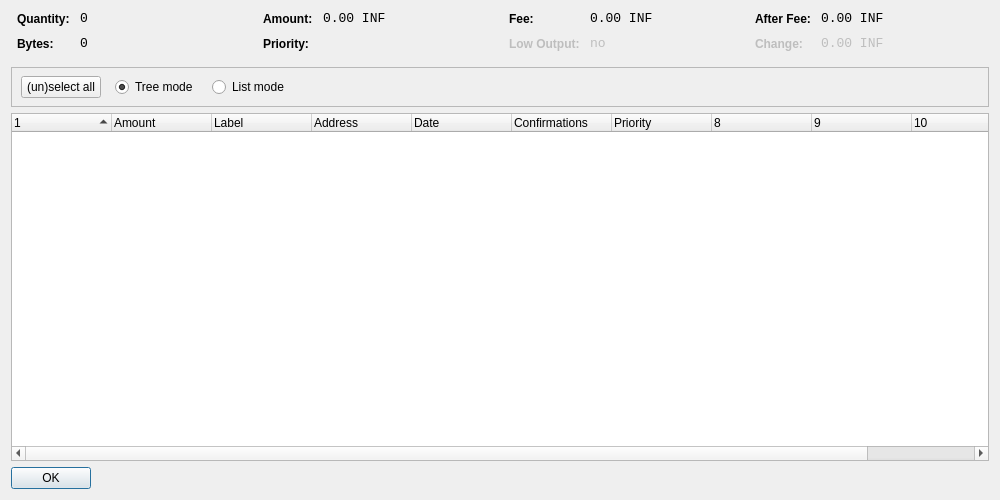
<?xml version="1.0" encoding="UTF-8"?>
<ui version="4.0">
 <class>CoinControlDialog</class>
 <widget class="QDialog" name="CoinControlDialog">
  <property name="geometry">
   <rect>
    <x>0</x>
    <y>0</y>
    <width>1000</width>
    <height>500</height>
   </rect>
  </property>
  <property name="windowTitle">
   <string>Coin Control</string>
  </property>
  <layout class="QVBoxLayout" name="verticalLayout">
   <item>
    <layout class="QHBoxLayout" name="horizontalLayoutTop" stretch="0,0,0,0">
     <property name="topMargin">
      <number>0</number>
     </property>
     <property name="bottomMargin">
      <number>10</number>
     </property>
     <item>
      <layout class="QFormLayout" name="formLayoutCoinControl1">
       <property name="horizontalSpacing">
        <number>10</number>
       </property>
       <property name="verticalSpacing">
        <number>10</number>
       </property>
       <property name="leftMargin">
        <number>6</number>
       </property>
       <property name="rightMargin">
        <number>6</number>
       </property>
       <item row="0" column="0">
        <widget class="QLabel" name="labelCoinControlQuantityText">
         <property name="styleSheet">
          <string notr="true">font-weight:bold;</string>
         </property>
         <property name="text">
          <string>Quantity:</string>
         </property>
        </widget>
       </item>
       <item row="0" column="1">
        <widget class="QLabel" name="labelCoinControlQuantity">
         <property name="font">
          <font>
           <family>Monospace</family>
           <pointsize>10</pointsize>
          </font>
         </property>
         <property name="cursor">
          <cursorShape>IBeamCursor</cursorShape>
         </property>
         <property name="contextMenuPolicy">
          <enum>Qt::ActionsContextMenu</enum>
         </property>
         <property name="text">
          <string notr="true">0</string>
         </property>
         <property name="textInteractionFlags">
          <set>Qt::LinksAccessibleByMouse|Qt::TextSelectableByKeyboard|Qt::TextSelectableByMouse</set>
         </property>
        </widget>
       </item>
       <item row="1" column="0">
        <widget class="QLabel" name="labelCoinControlBytesText">
         <property name="styleSheet">
          <string notr="true">font-weight:bold;</string>
         </property>
         <property name="text">
          <string>Bytes:</string>
         </property>
        </widget>
       </item>
       <item row="1" column="1">
        <widget class="QLabel" name="labelCoinControlBytes">
         <property name="font">
          <font>
           <family>Monospace</family>
           <pointsize>10</pointsize>
          </font>
         </property>
         <property name="cursor">
          <cursorShape>IBeamCursor</cursorShape>
         </property>
         <property name="contextMenuPolicy">
          <enum>Qt::ActionsContextMenu</enum>
         </property>
         <property name="text">
          <string notr="true">0</string>
         </property>
         <property name="textInteractionFlags">
          <set>Qt::LinksAccessibleByMouse|Qt::TextSelectableByKeyboard|Qt::TextSelectableByMouse</set>
         </property>
        </widget>
       </item>
      </layout>
     </item>
     <item>
      <layout class="QFormLayout" name="formLayoutCoinControl2">
       <property name="horizontalSpacing">
        <number>10</number>
       </property>
       <property name="verticalSpacing">
        <number>10</number>
       </property>
       <property name="leftMargin">
        <number>6</number>
       </property>
       <property name="rightMargin">
        <number>6</number>
       </property>
       <item row="0" column="0">
        <widget class="QLabel" name="labelCoinControlAmountText">
         <property name="styleSheet">
          <string notr="true">font-weight:bold;</string>
         </property>
         <property name="text">
          <string>Amount:</string>
         </property>
        </widget>
       </item>
       <item row="0" column="1">
        <widget class="QLabel" name="labelCoinControlAmount">
         <property name="font">
          <font>
           <family>Monospace</family>
           <pointsize>10</pointsize>
          </font>
         </property>
         <property name="cursor">
          <cursorShape>IBeamCursor</cursorShape>
         </property>
         <property name="contextMenuPolicy">
          <enum>Qt::ActionsContextMenu</enum>
         </property>
         <property name="text">
          <string notr="true">0.00 INF</string>
         </property>
         <property name="textInteractionFlags">
          <set>Qt::LinksAccessibleByMouse|Qt::TextSelectableByKeyboard|Qt::TextSelectableByMouse</set>
         </property>
        </widget>
       </item>
       <item row="1" column="0">
        <widget class="QLabel" name="labelCoinControlPriorityText">
         <property name="styleSheet">
          <string notr="true">font-weight:bold;</string>
         </property>
         <property name="text">
          <string>Priority:</string>
         </property>
        </widget>
       </item>
       <item row="1" column="1">
        <widget class="QLabel" name="labelCoinControlPriority">
         <property name="font">
          <font>
           <family>Monospace</family>
           <pointsize>10</pointsize>
          </font>
         </property>
         <property name="cursor">
          <cursorShape>IBeamCursor</cursorShape>
         </property>
         <property name="contextMenuPolicy">
          <enum>Qt::ActionsContextMenu</enum>
         </property>
         <property name="text">
          <string/>
         </property>
         <property name="textInteractionFlags">
          <set>Qt::LinksAccessibleByMouse|Qt::TextSelectableByKeyboard|Qt::TextSelectableByMouse</set>
         </property>
        </widget>
       </item>
      </layout>
     </item>
     <item>
      <layout class="QFormLayout" name="formLayoutCoinControl3">
       <property name="horizontalSpacing">
        <number>10</number>
       </property>
       <property name="verticalSpacing">
        <number>10</number>
       </property>
       <property name="leftMargin">
        <number>6</number>
       </property>
       <property name="rightMargin">
        <number>6</number>
       </property>
       <item row="0" column="0">
        <widget class="QLabel" name="labelCoinControlFeeText">
         <property name="styleSheet">
          <string notr="true">font-weight:bold;</string>
         </property>
         <property name="text">
          <string>Fee:</string>
         </property>
        </widget>
       </item>
       <item row="0" column="1">
        <widget class="QLabel" name="labelCoinControlFee">
         <property name="font">
          <font>
           <family>Monospace</family>
           <pointsize>10</pointsize>
          </font>
         </property>
         <property name="cursor">
          <cursorShape>IBeamCursor</cursorShape>
         </property>
         <property name="contextMenuPolicy">
          <enum>Qt::ActionsContextMenu</enum>
         </property>
         <property name="text">
          <string notr="true">0.00 INF</string>
         </property>
         <property name="textInteractionFlags">
          <set>Qt::LinksAccessibleByMouse|Qt::TextSelectableByKeyboard|Qt::TextSelectableByMouse</set>
         </property>
        </widget>
       </item>
       <item row="1" column="0">
        <widget class="QLabel" name="labelCoinControlLowOutputText">
         <property name="enabled">
          <bool>false</bool>
         </property>
         <property name="styleSheet">
          <string notr="true">font-weight:bold;</string>
         </property>
         <property name="text">
          <string>Low Output:</string>
         </property>
        </widget>
       </item>
       <item row="1" column="1">
        <widget class="QLabel" name="labelCoinControlLowOutput">
         <property name="enabled">
          <bool>false</bool>
         </property>
         <property name="font">
          <font>
           <family>Monospace</family>
           <pointsize>10</pointsize>
          </font>
         </property>
         <property name="cursor">
          <cursorShape>IBeamCursor</cursorShape>
         </property>
         <property name="contextMenuPolicy">
          <enum>Qt::ActionsContextMenu</enum>
         </property>
         <property name="text">
          <string notr="true">no</string>
         </property>
         <property name="textInteractionFlags">
          <set>Qt::LinksAccessibleByMouse|Qt::TextSelectableByKeyboard|Qt::TextSelectableByMouse</set>
         </property>
        </widget>
       </item>
      </layout>
     </item>
     <item>
      <layout class="QFormLayout" name="formLayoutCoinControl4">
       <property name="horizontalSpacing">
        <number>10</number>
       </property>
       <property name="verticalSpacing">
        <number>10</number>
       </property>
       <property name="leftMargin">
        <number>6</number>
       </property>
       <property name="rightMargin">
        <number>6</number>
       </property>
       <item row="0" column="0">
        <widget class="QLabel" name="labelCoinControlAfterFeeText">
         <property name="styleSheet">
          <string notr="true">font-weight:bold;</string>
         </property>
         <property name="text">
          <string>After Fee:</string>
         </property>
        </widget>
       </item>
       <item row="0" column="1">
        <widget class="QLabel" name="labelCoinControlAfterFee">
         <property name="font">
          <font>
           <family>Monospace</family>
           <pointsize>10</pointsize>
          </font>
         </property>
         <property name="cursor">
          <cursorShape>IBeamCursor</cursorShape>
         </property>
         <property name="contextMenuPolicy">
          <enum>Qt::ActionsContextMenu</enum>
         </property>
         <property name="text">
          <string notr="true">0.00 INF</string>
         </property>
         <property name="textInteractionFlags">
          <set>Qt::LinksAccessibleByMouse|Qt::TextSelectableByKeyboard|Qt::TextSelectableByMouse</set>
         </property>
        </widget>
       </item>
       <item row="1" column="0">
        <widget class="QLabel" name="labelCoinControlChangeText">
         <property name="enabled">
          <bool>false</bool>
         </property>
         <property name="styleSheet">
          <string notr="true">font-weight:bold;</string>
         </property>
         <property name="text">
          <string>Change:</string>
         </property>
        </widget>
       </item>
       <item row="1" column="1">
        <widget class="QLabel" name="labelCoinControlChange">
         <property name="enabled">
          <bool>false</bool>
         </property>
         <property name="font">
          <font>
           <family>Monospace</family>
           <pointsize>10</pointsize>
          </font>
         </property>
         <property name="cursor">
          <cursorShape>IBeamCursor</cursorShape>
         </property>
         <property name="contextMenuPolicy">
          <enum>Qt::ActionsContextMenu</enum>
         </property>
         <property name="text">
          <string notr="true">0.00 INF</string>
         </property>
         <property name="textInteractionFlags">
          <set>Qt::LinksAccessibleByMouse|Qt::TextSelectableByKeyboard|Qt::TextSelectableByMouse</set>
         </property>
        </widget>
       </item>
      </layout>
     </item>
    </layout>
   </item>
   <item>
    <widget class="QFrame" name="frame">
     <property name="minimumSize">
      <size>
       <width>0</width>
       <height>40</height>
      </size>
     </property>
     <property name="frameShape">
      <enum>QFrame::StyledPanel</enum>
     </property>
     <property name="frameShadow">
      <enum>QFrame::Sunken</enum>
     </property>
     <widget class="QWidget" name="horizontalLayoutWidget">
      <property name="geometry">
       <rect>
        <x>10</x>
        <y>0</y>
        <width>781</width>
        <height>41</height>
       </rect>
      </property>
      <layout class="QHBoxLayout" name="horizontalLayoutPanel" stretch="0,0,0,0,0">
       <property name="spacing">
        <number>14</number>
       </property>
       <item>
        <widget class="QPushButton" name="pushButtonSelectAll">
         <property name="sizePolicy">
          <sizepolicy hsizetype="Maximum" vsizetype="Fixed">
           <horstretch>0</horstretch>
           <verstretch>0</verstretch>
          </sizepolicy>
         </property>
         <property name="text">
          <string>(un)select all</string>
         </property>
        </widget>
       </item>
       <item>
        <widget class="QRadioButton" name="radioTreeMode">
         <property name="sizePolicy">
          <sizepolicy hsizetype="Maximum" vsizetype="Fixed">
           <horstretch>0</horstretch>
           <verstretch>0</verstretch>
          </sizepolicy>
         </property>
         <property name="text">
          <string>Tree mode</string>
         </property>
         <property name="checked">
          <bool>true</bool>
         </property>
        </widget>
       </item>
       <item>
        <widget class="QRadioButton" name="radioListMode">
         <property name="sizePolicy">
          <sizepolicy hsizetype="Maximum" vsizetype="Fixed">
           <horstretch>0</horstretch>
           <verstretch>0</verstretch>
          </sizepolicy>
         </property>
         <property name="text">
          <string>List mode</string>
         </property>
        </widget>
       </item>
       <item>
        <spacer name="horizontalSpacer">
         <property name="orientation">
          <enum>Qt::Horizontal</enum>
         </property>
         <property name="sizeHint" stdset="0">
          <size>
           <width>40</width>
           <height>20</height>
          </size>
         </property>
        </spacer>
       </item>
      </layout>
     </widget>
    </widget>
   </item>
   <item>
    <widget class="CoinControlTreeWidget" name="treeWidget">
     <property name="contextMenuPolicy">
      <enum>Qt::CustomContextMenu</enum>
     </property>
     <property name="sortingEnabled">
      <bool>false</bool>
     </property>
     <property name="columnCount">
      <number>11</number>
     </property>
     <attribute name="headerShowSortIndicator" stdset="0">
      <bool>true</bool>
     </attribute>
     <attribute name="headerStretchLastSection">
      <bool>false</bool>
     </attribute>
     <column>
      <property name="text">
       <string/>
      </property>
     </column>
     <column>
      <property name="text">
       <string>Amount</string>
      </property>
     </column>
     <column>
      <property name="text">
       <string>Label</string>
      </property>
     </column>
     <column>
      <property name="text">
       <string>Address</string>
      </property>
     </column>
     <column>
      <property name="text">
       <string>Date</string>
      </property>
     </column>
     <column>
      <property name="text">
       <string>Confirmations</string>
      </property>
      <property name="toolTip">
       <string>Confirmed</string>
      </property>
     </column>
     <column>
      <property name="text">
       <string>Priority</string>
      </property>
     </column>
     <column>
      <property name="text">
       <string/>
      </property>
     </column>
     <column>
      <property name="text">
       <string/>
      </property>
     </column>
     <column>
      <property name="text">
       <string/>
      </property>
     </column>
     <column>
      <property name="text">
       <string/>
      </property>
     </column>
    </widget>
   </item>
   <item>
    <widget class="QDialogButtonBox" name="buttonBox">
     <property name="sizePolicy">
      <sizepolicy hsizetype="Maximum" vsizetype="Fixed">
       <horstretch>0</horstretch>
       <verstretch>0</verstretch>
      </sizepolicy>
     </property>
     <property name="orientation">
      <enum>Qt::Horizontal</enum>
     </property>
     <property name="standardButtons">
      <set>QDialogButtonBox::Ok</set>
     </property>
    </widget>
   </item>
  </layout>
 </widget>
 <customwidgets>
  <customwidget>
   <class>CoinControlTreeWidget</class>
   <extends>QTreeWidget</extends>
   <header>coincontroltreewidget.h</header>
  </customwidget>
 </customwidgets>
 <resources/>
 <connections/>
</ui>
